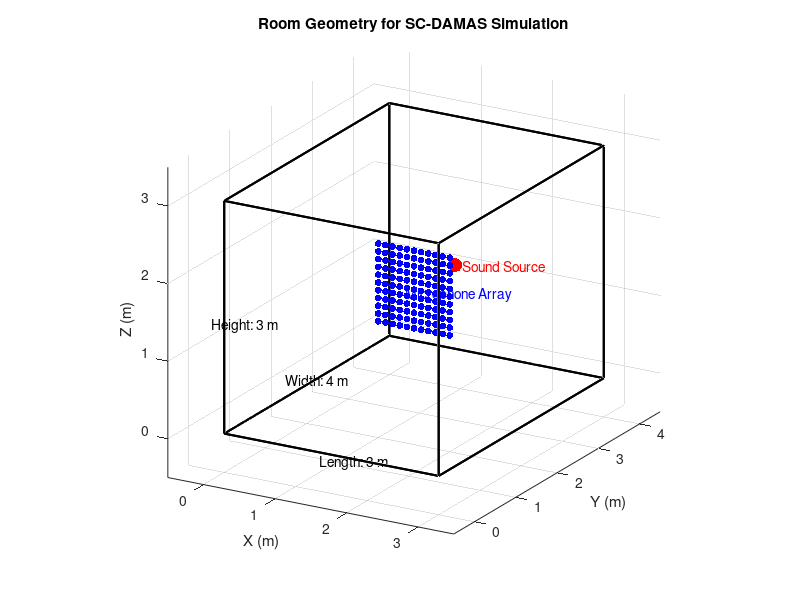

This chart was generated by the following MATLAB code:
% Room Geometry Setup for SC-DAMAS Simulation
% This script implements the first step of the simulation workflow
% for acoustic imaging of low SNR sound sources in reverberant fields

clear all;
close all;
clc;

%% Define Room Dimensions (in meters)
roomDim = [3, 4, 3];  % [Length (x), Width (y), Height (z)]

%% Define Sound Source Position (in meters)
sourcePos = [1.5, 3, 1.5];  % Position of the monopole source

%% Define Sensor Array
array_dist = 1;     % Distance from sound source (m)
array_size = 1;     % Array size (m x m)
array_elements = 11; % Number of elements in each direction (11x11)
element_spacing = 0.1; % Spacing between array elements (m)

% Calculate array position based on source position (1m in front of source)
% Assuming array is placed at y=2 (1m from source at y=3)
arrayCenter = [sourcePos(1), sourcePos(2)-array_dist, sourcePos(3)];

% Calculate array element positions
[x_grid, z_grid] = meshgrid(-(array_size/2):element_spacing:(array_size/2), ...
                           -(array_size/2):element_spacing:(array_size/2));
                       
array_x = arrayCenter(1) + x_grid;
array_y = repmat(arrayCenter(2), size(x_grid));
array_z = arrayCenter(3) + z_grid;

% Store all microphone positions
numMics = array_elements^2;
micPositions = zeros(numMics, 3);
counter = 1;
for i = 1:size(array_x, 1)
    for j = 1:size(array_x, 2)
        micPositions(counter, :) = [array_x(i,j), array_y(i,j), array_z(i,j)];
        counter = counter + 1;
    end
end

%% Define Acoustic Properties of Walls
% Absorption coefficients from Table 2 in the paper
freq = [125, 250, 500, 1000, 2000, 4000]; % Frequencies in Hz

% Define absorption coefficients for each wall
% [front, left, right, ceiling, ground, back]
absorption_coef = zeros(6, length(freq));

% Front and left side
absorption_coef(1:2, :) = repmat([0.18, 0.06, 0.04, 0.03, 0.02, 0.02], 2, 1);

% Right side and ceiling
absorption_coef(3:4, :) = repmat([0.1, 0.05, 0.06, 0.07, 0.09, 0.08], 2, 1);

% Ground
absorption_coef(5, :) = [0.01, 0.01, 0.01, 0.01, 0.02, 0.02];

% Back side
absorption_coef(6, :) = [0.35, 0.25, 0.18, 0.12, 0.07, 0.04];

% Calculate reflection coefficients using formula β = ±√(1-γ)
% We'll use positive values for reflection coefficients
reflection_coef = sqrt(1 - absorption_coef);

%% Visualization of the Geometry
figure;
hold on;

% Plot room
x = [0 0 0 0 roomDim(1) roomDim(1) roomDim(1) roomDim(1)];
y = [0 0 roomDim(2) roomDim(2) 0 0 roomDim(2) roomDim(2)];
z = [0 roomDim(3) 0 roomDim(3) 0 roomDim(3) 0 roomDim(3)];
faces = [1 2 4 3; 5 6 8 7; 1 2 6 5; 3 4 8 7; 1 3 7 5; 2 4 8 6];
patch('Vertices', [x(:) y(:) z(:)], 'Faces', faces, ...
    'FaceColor', 'none', 'EdgeColor', 'k', 'LineWidth', 1.5);

% Plot sound source position
scatter3(sourcePos(1), sourcePos(2), sourcePos(3), 100, 'r', 'filled');
text(sourcePos(1)+0.1, sourcePos(2), sourcePos(3), 'Sound Source', 'Color', 'r');

% Plot microphone array
scatter3(micPositions(:,1), micPositions(:,2), micPositions(:,3), 25, 'b', 'filled');
text(arrayCenter(1), arrayCenter(2)-0.2, arrayCenter(3), 'Microphone Array', 'Color', 'b');

% Add room dimensions text
text(roomDim(1)/2, -0.3, 0, ['Length: ' num2str(roomDim(1)) ' m'], 'Color', 'k');
text(-0.3, roomDim(2)/2, 0, ['Width: ' num2str(roomDim(2)) ' m'], 'Color', 'k');
text(0, -0.3, roomDim(3)/2, ['Height: ' num2str(roomDim(3)) ' m'], 'Color', 'k');

% Set plot properties
xlabel('X (m)');
ylabel('Y (m)');
zlabel('Z (m)');
title('Room Geometry for SC-DAMAS Simulation');
grid on;
axis equal;
view(30, 20);

% Set axis limits with some padding
axis([-0.5 roomDim(1)+0.5 -0.5 roomDim(2)+0.5 -0.5 roomDim(3)+0.5]);

% Display a summary of the setup
fprintf('Room Dimensions: %.1f m × %.1f m × %.1f m\n', roomDim(1), roomDim(2), roomDim(3));
fprintf('Sound Source Position: (%.1f, %.1f, %.1f)\n', sourcePos(1), sourcePos(2), sourcePos(3));
fprintf('Microphone Array: %d × %d elements (%.1f m × %.1f m)\n', ...
    array_elements, array_elements, array_size, array_size);
fprintf('Number of microphones: %d\n', numMics);
fprintf('Distance from source to array: %.1f m\n', array_dist);

% Save the workspace variables for next steps
save('room_geometry_setup.mat');

disp('Room geometry setup completed and saved.');